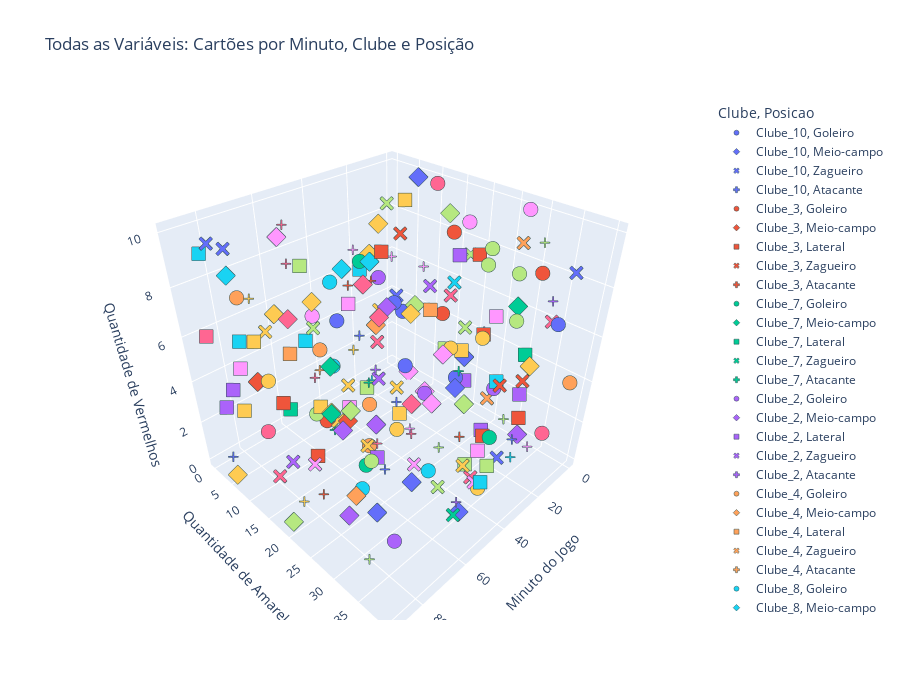

Notebook source saved alongside this figure:
### Code cell
import plotly.express as px
import pandas as pd
import numpy as np

# Dados de exemplo
np.random.seed(42)
n_samples = 200

df = pd.DataFrame({
    'Minuto': np.random.randint(0, 91, n_samples),
    'Qtd_Amarelos': np.random.randint(0, 41, n_samples),
    'Qtd_Vermelhos': np.random.randint(0, 11, n_samples),
    'Clube': np.random.choice([f'Clube_{i}' for i in range(1, 11)], n_samples),
    'Posicao': np.random.choice(['Goleiro', 'Zagueiro', 'Meio-campo', 'Atacante', 'Lateral'], n_samples)
})

fig = px.scatter_3d(df, 
                    x='Minuto',                    # Eixo X
                    y='Qtd_Amarelos',              # Eixo Y
                    z='Qtd_Vermelhos',             # Eixo Z
                    color='Clube',                 # Cor = Clube (45 clubes)
                    symbol='Posicao',              # Símbolo = Posição (5 posições)
                    size_max=15,
                    title='Todas as Variáveis: Cartões por Minuto, Clube e Posição',
                    labels={
                        'Minuto': 'Minuto do Jogo',
                        'Qtd_Amarelos': 'Quantidade de Amarelos',
                        'Qtd_Vermelhos': 'Quantidade de Vermelhos'
                    },
                    height=700)

fig.update_traces(marker=dict(size=5, line=dict(width=0.5, color='DarkSlateGrey')))
fig.show()

### Figure 1 — Plotly figure (JSON) as saved in the notebook; plotly's stock layout.template omitted (floating-point values rounded to 4 significant figures)
{"data": [{"hovertemplate": "Clube=Clube_10<br>Posicao=Goleiro<br>Minuto do Jogo=%{x}<br>Quantidade de Amarelos=%{y}<br>Quantidade de Vermelhos=%{z}<extra></extra>", "legendgroup": "Clube_10, Goleiro", "marker": {"color": "#636efa", "line": {"color": "DarkSlateGrey", "width": 0.5}, "size": 5, "symbol": "circle"}, "mode": "markers", "name": "Clube_10, Goleiro", "scene": "scene", "showlegend": true, "type": "scatter3d", "x": [51, 14, 8, 51, 28, 31], "y": [11, 38, 7, 23, 26, 16], "z": [6, 7, 1, 8, 4, 6]}, {"hovertemplate": "Clube=Clube_10<br>Posicao=Meio-campo<br>Minuto do Jogo=%{x}<br>Quantidade de Amarelos=%{y}<br>Quantidade de Vermelhos=%{z}<extra></extra>", "legendgroup": "Clube_10, Meio-campo", "marker": {"color": "#636efa", "line": {"color": "DarkSlateGrey", "width": 0.5}, "size": 5, "symbol": "diamond"}, "mode": "markers", "name": "Clube_10, Meio-campo", "scene": "scene", "showlegend": true, "type": "scatter3d", "x": [5, 47, 6, 72, 61, 51], "y": [8, 35, 20, 29, 31, 34], "z": [10, 0, 3, 1, 2, 6]}, {"hovertemplate": "Clube=Clube_10<br>Posicao=Zagueiro<br>Minuto do Jogo=%{x}<br>Quantidade de Amarelos=%{y}<br>Quantidade de Vermelhos=%{z}<extra></extra>", "legendgroup": "Clube_10, Zagueiro", "marker": {"color": "#636efa", "line": {"color": "DarkSlateGrey", "width": 0.5}, "size": 5, "symbol": "x"}, "mode": "markers", "name": "Clube_10, Zagueiro", "scene": "scene", "showlegend": true, "type": "scatter3d", "x": [2, 17, 13, 87, 76], "y": [2, 32, 39, 6, 1], "z": [4, 0, 9, 10, 9]}, {"hovertemplate": "Clube=Clube_10<br>Posicao=Atacante<br>Minuto do Jogo=%{x}<br>Quantidade de Amarelos=%{y}<br>Quantidade de Vermelhos=%{z}<extra></extra>", "legendgroup": "Clube_10, Atacante", "marker": {"color": "#636efa", "line": {"color": "DarkSlateGrey", "width": 0.5}, "size": 5, "symbol": "cross"}, "mode": "markers", "name": "Clube_10, Atacante", "scene": "scene", "showlegend": true, "type": "scatter3d", "x": [86, 20, 88, 61, 31], "y": [1, 10, 38, 21, 38], "z": [0, 0, 6, 7, 3]}, {"hovertemplate": "Clube=Clube_3<br>Posicao=Goleiro<br>Minuto do Jogo=%{x}<br>Quantidade de Amarelos=%{y}<br>Quantidade de Vermelhos=%{z}<extra></extra>", "legendgroup": "Clube_3, Goleiro", "marker": {"color": "#EF553B", "line": {"color": "DarkSlateGrey", "width": 0.5}, "size": 5, "symbol": "circle"}, "mode": "markers", "name": "Clube_3, Goleiro", "scene": "scene", "showlegend": true, "type": "scatter3d", "x": [20, 48, 34, 0], "y": [36, 5, 25, 14], "z": [9, 0, 7, 8]}, {"hovertemplate": "Clube=Clube_3<br>Posicao=Meio-campo<br>Minuto do Jogo=%{x}<br>Quantidade de Amarelos=%{y}<br>Quantidade de Vermelhos=%{z}<extra></extra>", "legendgroup": "Clube_3, Meio-campo", "marker": {"color": "#EF553B", "line": {"color": "DarkSlateGrey", "width": 0.5}, "size": 5, "symbol": "diamond"}, "mode": "markers", "name": "Clube_3, Meio-campo", "scene": "scene", "showlegend": true, "type": "scatter3d", "x": [71, 69], "y": [1, 22], "z": [3, 4]}, {"hovertemplate": "Clube=Clube_3<br>Posicao=Lateral<br>Minuto do Jogo=%{x}<br>Quantidade de Amarelos=%{y}<br>Quantidade de Vermelhos=%{z}<extra></extra>", "legendgroup": "Clube_3, Lateral", "marker": {"color": "#EF553B", "line": {"color": "DarkSlateGrey", "width": 0.5}, "size": 5, "symbol": "square"}, "mode": "markers", "name": "Clube_3, Lateral", "scene": "scene", "showlegend": true, "type": "scatter3d", "x": [90, 28, 80, 46, 8, 56, 2], "y": [21, 32, 21, 36, 22, 23, 31], "z": [6, 2, 3, 8, 8, 10, 1]}, {"hovertemplate": "Clube=Clube_3<br>Posicao=Zagueiro<br>Minuto do Jogo=%{x}<br>Quantidade de Amarelos=%{y}<br>Quantidade de Vermelhos=%{z}<extra></extra>", "legendgroup": "Clube_3, Zagueiro", "marker": {"color": "#EF553B", "line": {"color": "DarkSlateGrey", "width": 0.5}, "size": 5, "symbol": "x"}, "mode": "markers", "name": "Clube_3, Zagueiro", "scene": "scene", "showlegend": true, "type": "scatter3d", "x": [21, 0, 3], "y": [32, 2, 31], "z": [4, 7, 3]}, {"hovertemplate": "Clube=Clube_3<br>Posicao=Atacante<br>Minuto do Jogo=%{x}<br>Quantidade de Amarelos=%{y}<br>Quantidade de Vermelhos=%{z}<extra></extra>", "legendgroup": "Clube_3, Atacante", "marker": {"color": "#EF553B", "line": {"color": "DarkSlateGrey", "width": 0.5}, "size": 5, "symbol": "cross"}, "mode": "markers", "name": "Clube_3, Atacante", "scene": "scene", "showlegend": true, "type": "scatter3d", "x": [50, 35, 84, 32, 26], "y": [35, 11, 24, 4, 27], "z": [4, 7, 2, 6, 1]}, {"hovertemplate": "Clube=Clube_7<br>Posicao=Goleiro<br>Minuto do Jogo=%{x}<br>Quantidade de Amarelos=%{y}<br>Quantidade de Vermelhos=%{z}<extra></extra>", "legendgroup": "Clube_7, Goleiro", "marker": {"color": "#00cc96", "line": {"color": "DarkSlateGrey", "width": 0.5}, "size": 5, "symbol": "circle"}, "mode": "markers", "name": "Clube_7, Goleiro", "scene": "scene", "showlegend": true, "type": "scatter3d", "x": [54, 52, 27], "y": [18, 17, 33], "z": [0, 9, 2]}, {"hovertemplate": "Clube=Clube_7<br>Posicao=Meio-campo<br>Minuto do Jogo=%{x}<br>Quantidade de Amarelos=%{y}<br>Quantidade de Vermelhos=%{z}<extra></extra>", "legendgroup": "Clube_7, Meio-campo", "marker": {"color": "#00cc96", "line": {"color": "DarkSlateGrey", "width": 0.5}, "size": 5, "symbol": "diamond"}, "mode": "markers", "name": "Clube_7, Meio-campo", "scene": "scene", "showlegend": true, "type": "scatter3d", "x": [85, 77, 27], "y": [28, 23, 35], "z": [8, 5, 8]}, {"hovertemplate": "Clube=Clube_7<br>Posicao=Lateral<br>Minuto do Jogo=%{x}<br>Quantidade de Amarelos=%{y}<br>Quantidade de Vermelhos=%{z}<extra></extra>", "legendgroup": "Clube_7, Lateral", "marker": {"color": "#00cc96", "line": {"color": "DarkSlateGrey", "width": 0.5}, "size": 5, "symbol": "square"}, "mode": "markers", "name": "Clube_7, Lateral", "scene": "scene", "showlegend": true, "type": "scatter3d", "x": [60, 23], "y": [2, 36], "z": [1, 6]}, {"hovertemplate": "Clube=Clube_7<br>Posicao=Zagueiro<br>Minuto do Jogo=%{x}<br>Quantidade de Amarelos=%{y}<br>Quantidade de Vermelhos=%{z}<extra></extra>", "legendgroup": "Clube_7, Zagueiro", "marker": {"color": "#00cc96", "line": {"color": "DarkSlateGrey", "width": 0.5}, "size": 5, "symbol": "x"}, "mode": "markers", "name": "Clube_7, Zagueiro", "scene": "scene", "showlegend": true, "type": "scatter3d", "x": [62], "y": [39], "z": [2]}, {"hovertemplate": "Clube=Clube_7<br>Posicao=Atacante<br>Minuto do Jogo=%{x}<br>Quantidade de Amarelos=%{y}<br>Quantidade de Vermelhos=%{z}<extra></extra>", "legendgroup": "Clube_7, Atacante", "marker": {"color": "#00cc96", "line": {"color": "DarkSlateGrey", "width": 0.5}, "size": 5, "symbol": "cross"}, "mode": "markers", "name": "Clube_7, Atacante", "scene": "scene", "showlegend": true, "type": "scatter3d", "x": [62, 44, 27], "y": [15, 32, 6], "z": [2, 6, 1]}, {"hovertemplate": "Clube=Clube_2<br>Posicao=Goleiro<br>Minuto do Jogo=%{x}<br>Quantidade de Amarelos=%{y}<br>Quantidade de Vermelhos=%{z}<extra></extra>", "legendgroup": "Clube_2, Goleiro", "marker": {"color": "#ab63fa", "line": {"color": "DarkSlateGrey", "width": 0.5}, "size": 5, "symbol": "circle"}, "mode": "markers", "name": "Clube_2, Goleiro", "scene": "scene", "showlegend": true, "type": "scatter3d", "x": [59, 8, 4, 71], "y": [32, 0, 26, 32], "z": [6, 5, 2, 0]}, {"hovertemplate": "Clube=Clube_2<br>Posicao=Meio-campo<br>Minuto do Jogo=%{x}<br>Quantidade de Amarelos=%{y}<br>Quantidade de Vermelhos=%{z}<extra></extra>", "legendgroup": "Clube_2, Meio-campo", "marker": {"color": "#ab63fa", "line": {"color": "DarkSlateGrey", "width": 0.5}, "size": 5, "symbol": "diamond"}, "mode": "markers", "name": "Clube_2, Meio-campo", "scene": "scene", "showlegend": true, "type": "scatter3d", "x": [1, 73, 89, 78, 65], "y": [31, 23, 32, 32, 28], "z": [0, 4, 3, 6, 9]}, {"hovertemplate": "Clube=Clube_2<br>Posicao=Lateral<br>Minuto do Jogo=%{x}<br>Quantidade de Amarelos=%{y}<br>Quantidade de Vermelhos=%{z}<extra></extra>", "legendgroup": "Clube_2, Lateral", "marker": {"color": "#ab63fa", "line": {"color": "DarkSlateGrey", "width": 0.5}, "size": 5, "symbol": "square"}, "mode": "markers", "name": "Clube_2, Lateral", "scene": "scene", "showlegend": true, "type": "scatter3d", "x": [80, 61, 0, 13, 26, 8, 87], "y": [0, 24, 30, 20, 31, 21, 3], "z": [3, 2, 2, 8, 2, 2, 3]}, {"hovertemplate": "Clube=Clube_2<br>Posicao=Zagueiro<br>Minuto do Jogo=%{x}<br>Quantidade de Amarelos=%{y}<br>Quantidade de Vermelhos=%{z}<extra></extra>", "legendgroup": "Clube_2, Zagueiro", "marker": {"color": "#ab63fa", "line": {"color": "DarkSlateGrey", "width": 0.5}, "size": 5, "symbol": "x"}, "mode": "markers", "name": "Clube_2, Zagueiro", "scene": "scene", "showlegend": true, "type": "scatter3d", "x": [82, 47, 61], "y": [16, 18, 33], "z": [2, 4, 10]}, {"hovertemplate": "Clube=Clube_2<br>Posicao=Atacante<br>Minuto do Jogo=%{x}<br>Quantidade de Amarelos=%{y}<br>Quantidade de Vermelhos=%{z}<extra></extra>", "legendgroup": "Clube_2, Atacante", "marker": {"color": "#ab63fa", "line": {"color": "DarkSlateGrey", "width": 0.5}, "size": 5, "symbol": "cross"}, "mode": "markers", "name": "Clube_2, Atacante", "scene": "scene", "showlegend": true, "type": "scatter3d", "x": [3, 64, 61], "y": [34, 40, 24], "z": [7, 3, 6]}, {"hovertemplate": "Clube=Clube_4<br>Posicao=Goleiro<br>Minuto do Jogo=%{x}<br>Quantidade de Amarelos=%{y}<br>Quantidade de Vermelhos=%{z}<extra></extra>", "legendgroup": "Clube_4, Goleiro", "marker": {"color": "#FFA15A", "line": {"color": "DarkSlateGrey", "width": 0.5}, "size": 5, "symbol": "circle"}, "mode": "markers", "name": "Clube_4, Goleiro", "scene": "scene", "showlegend": true, "type": "scatter3d", "x": [74, 3, 46, 42, 29], "y": [1, 39, 15, 1, 7], "z": [7, 4, 0, 3, 0]}, {"hovertemplate": "Clube=Clube_4<br>Posicao=Meio-campo<br>Minuto do Jogo=%{x}<br>Quantidade de Amarelos=%{y}<br>Quantidade de Vermelhos=%{z}<extra></extra>", "legendgroup": "Clube_4, Meio-campo", "marker": {"color": "#FFA15A", "line": {"color": "DarkSlateGrey", "width": 0.5}, "size": 5, "symbol": "diamond"}, "mode": "markers", "name": "Clube_4, Meio-campo", "scene": "scene", "showlegend": true, "type": "scatter3d", "x": [88, 14], "y": [33, 2], "z": [4, 3]}, {"hovertemplate": "Clube=Clube_4<br>Posicao=Lateral<br>Minuto do Jogo=%{x}<br>Quantidade de Amarelos=%{y}<br>Quantidade de Vermelhos=%{z}<extra></extra>", "legendgroup": "Clube_4, Lateral", "marker": {"color": "#FFA15A", "line": {"color": "DarkSlateGrey", "width": 0.5}, "size": 5, "symbol": "square"}, "mode": "markers", "name": "Clube_4, Lateral", "scene": "scene", "showlegend": true, "type": "scatter3d", "x": [58, 74], "y": [32, 13], "z": [9, 6]}, {"hovertemplate": "Clube=Clube_4<br>Posicao=Zagueiro<br>Minuto do Jogo=%{x}<br>Quantidade de Amarelos=%{y}<br>Quantidade de Vermelhos=%{z}<extra></extra>", "legendgroup": "Clube_4, Zagueiro", "marker": {"color": "#FFA15A", "line": {"color": "DarkSlateGrey", "width": 0.5}, "size": 5, "symbol": "x"}, "mode": "markers", "name": "Clube_4, Zagueiro", "scene": "scene", "showlegend": true, "type": "scatter3d", "x": [1, 7], "y": [24, 29], "z": [1, 9]}, {"hovertemplate": "Clube=Clube_4<br>Posicao=Atacante<br>Minuto do Jogo=%{x}<br>Quantidade de Amarelos=%{y}<br>Quantidade de Vermelhos=%{z}<extra></extra>", "legendgroup": "Clube_4, Atacante", "marker": {"color": "#FFA15A", "line": {"color": "DarkSlateGrey", "width": 0.5}, "size": 5, "symbol": "cross"}, "mode": "markers", "name": "Clube_4, Atacante", "scene": "scene", "showlegend": true, "type": "scatter3d", "x": [58], "y": [10], "z": [4]}, {"hovertemplate": "Clube=Clube_8<br>Posicao=Goleiro<br>Minuto do Jogo=%{x}<br>Quantidade de Amarelos=%{y}<br>Quantidade de Vermelhos=%{z}<extra></extra>", "legendgroup": "Clube_8, Goleiro", "marker": {"color": "#19d3f3", "line": {"color": "DarkSlateGrey", "width": 0.5}, "size": 5, "symbol": "circle"}, "mode": "markers", "name": "Clube_8, Goleiro", "scene": "scene", "showlegend": true, "type": "scatter3d", "x": [74, 40, 35, 61], "y": [27, 26, 1, 15], "z": [2, 0, 6, 5]}, {"hovertemplate": "Clube=Clube_8<br>Posicao=Meio-campo<br>Minuto do Jogo=%{x}<br>Quantidade de Amarelos=%{y}<br>Quantidade de Vermelhos=%{z}<extra></extra>", "legendgroup": "Clube_8, Meio-campo", "marker": {"color": "#19d3f3", "line": {"color": "DarkSlateGrey", "width": 0.5}, "size": 5, "symbol": "diamond"}, "mode": "markers", "name": "Clube_8, Meio-campo", "scene": "scene", "showlegend": true, "type": "scatter3d", "x": [50, 59, 85], "y": [18, 17, 8], "z": [9, 9, 9]}, {"hovertemplate": "Clube=Clube_8<br>Posicao=Lateral<br>Minuto do Jogo=%{x}<br>Quantidade de Amarelos=%{y}<br>Quantidade de Vermelhos=%{z}<extra></extra>", "legendgroup": "Clube_8, Lateral", "marker": {"color": "#19d3f3", "line": {"color": "DarkSlateGrey", "width": 0.5}, "size": 5, "symbol": "square"}, "mode": "markers", "name": "Clube_8, Lateral", "scene": "scene", "showlegend": true, "type": "scatter3d", "x": [20, 53, 32, 50, 83, 88], "y": [31, 40, 7, 2, 0, 11], "z": [4, 3, 7, 4, 9, 7]}, {"hovertemplate": "Clube=Clube_8<br>Posicao=Zagueiro<br>Minuto do Jogo=%{x}<br>Quantidade de Amarelos=%{y}<br>Quantidade de Vermelhos=%{z}<extra></extra>", "legendgroup": "Clube_8, Zagueiro", "marker": {"color": "#19d3f3", "line": {"color": "DarkSlateGrey", "width": 0.5}, "size": 5, "symbol": "x"}, "mode": "markers", "name": "Clube_8, Zagueiro", "scene": "scene", "showlegend": true, "type": "scatter3d", "x": [29], "y": [25], "z": [8]}, {"hovertemplate": "Clube=Clube_8<br>Posicao=Atacante<br>Minuto do Jogo=%{x}<br>Quantidade de Amarelos=%{y}<br>Quantidade de Vermelhos=%{z}<extra></extra>", "legendgroup": "Clube_8, Atacante", "marker": {"color": "#19d3f3", "line": {"color": "DarkSlateGrey", "width": 0.5}, "size": 5, "symbol": "cross"}, "mode": "markers", "name": "Clube_8, Atacante", "scene": "scene", "showlegend": true, "type": "scatter3d", "x": [38, 17], "y": [40, 2], "z": [3, 0]}, {"hovertemplate": "Clube=Clube_9<br>Posicao=Goleiro<br>Minuto do Jogo=%{x}<br>Quantidade de Amarelos=%{y}<br>Quantidade de Vermelhos=%{z}<extra></extra>", "legendgroup": "Clube_9, Goleiro", "marker": {"color": "#FF6692", "line": {"color": "DarkSlateGrey", "width": 0.5}, "size": 5, "symbol": "circle"}, "mode": "markers", "name": "Clube_9, Goleiro", "scene": "scene", "showlegend": true, "type": "scatter3d", "x": [79, 3, 5], "y": [8, 36, 12], "z": [2, 1, 10]}, {"hovertemplate": "Clube=Clube_9<br>Posicao=Meio-campo<br>Minuto do Jogo=%{x}<br>Quantidade de Amarelos=%{y}<br>Quantidade de Vermelhos=%{z}<extra></extra>", "legendgroup": "Clube_9, Meio-campo", "marker": {"color": "#FF6692", "line": {"color": "DarkSlateGrey", "width": 0.5}, "size": 5, "symbol": "diamond"}, "mode": "markers", "name": "Clube_9, Meio-campo", "scene": "scene", "showlegend": true, "type": "scatter3d", "x": [87, 70, 61, 57], "y": [22, 29, 22, 29], "z": [9, 9, 9, 5]}, {"hovertemplate": "Clube=Clube_9<br>Posicao=Lateral<br>Minuto do Jogo=%{x}<br>Quantidade de Amarelos=%{y}<br>Quantidade de Vermelhos=%{z}<extra></extra>", "legendgroup": "Clube_9, Lateral", "marker": {"color": "#FF6692", "line": {"color": "DarkSlateGrey", "width": 0.5}, "size": 5, "symbol": "square"}, "mode": "markers", "name": "Clube_9, Lateral", "scene": "scene", "showlegend": true, "type": "scatter3d", "x": [87], "y": [1], "z": [6]}, {"hovertemplate": "Clube=Clube_9<br>Posicao=Zagueiro<br>Minuto do Jogo=%{x}<br>Quantidade de Amarelos=%{y}<br>Quantidade de Vermelhos=%{z}<extra></extra>", "legendgroup": "Clube_9, Zagueiro", "marker": {"color": "#FF6692", "line": {"color": "DarkSlateGrey", "width": 0.5}, "size": 5, "symbol": "x"}, "mode": "markers", "name": "Clube_9, Zagueiro", "scene": "scene", "showlegend": true, "type": "scatter3d", "x": [41, 14, 39, 36, 89], "y": [15, 37, 34, 27, 17], "z": [5, 7, 1, 8, 2]}, {"hovertemplate": "Clube=Clube_9<br>Posicao=Atacante<br>Minuto do Jogo=%{x}<br>Quantidade de Amarelos=%{y}<br>Quantidade de Vermelhos=%{z}<extra></extra>", "legendgroup": "Clube_9, Atacante", "marker": {"color": "#FF6692", "line": {"color": "DarkSlateGrey", "width": 0.5}, "size": 5, "symbol": "cross"}, "mode": "markers", "name": "Clube_9, Atacante", "scene": "scene", "showlegend": true, "type": "scatter3d", "x": [52, 63, 52, 62, 58], "y": [0, 25, 27, 11, 4], "z": [9, 3, 3, 4, 8]}, {"hovertemplate": "Clube=Clube_1<br>Posicao=Goleiro<br>Minuto do Jogo=%{x}<br>Quantidade de Amarelos=%{y}<br>Quantidade de Vermelhos=%{z}<extra></extra>", "legendgroup": "Clube_1, Goleiro", "marker": {"color": "#B6E880", "line": {"color": "DarkSlateGrey", "width": 0.5}, "size": 5, "symbol": "circle"}, "mode": "markers", "name": "Clube_1, Goleiro", "scene": "scene", "showlegend": true, "type": "scatter3d", "x": [33, 61, 25, 34, 76, 12], "y": [32, 10, 34, 37, 30, 25], "z": [10, 2, 9, 8, 4, 8]}, {"hovertemplate": "Clube=Clube_1<br>Posicao=Meio-campo<br>Minuto do Jogo=%{x}<br>Quantidade de Amarelos=%{y}<br>Quantidade de Vermelhos=%{z}<extra></extra>", "legendgroup": "Clube_1, Meio-campo", "marker": {"color": "#B6E880", "line": {"color": "DarkSlateGrey", "width": 0.5}, "size": 5, "symbol": "diamond"}, "mode": "markers", "name": "Clube_1, Meio-campo", "scene": "scene", "showlegend": true, "type": "scatter3d", "x": [37, 59, 89, 79, 22], "y": [31, 30, 19, 28, 21], "z": [4, 9, 0, 6, 10]}, {"hovertemplate": "Clube=Clube_1<br>Posicao=Lateral<br>Minuto do Jogo=%{x}<br>Quantidade de Amarelos=%{y}<br>Quantidade de Vermelhos=%{z}<extra></extra>", "legendgroup": "Clube_1, Lateral", "marker": {"color": "#B6E880", "line": {"color": "DarkSlateGrey", "width": 0.5}, "size": 5, "symbol": "square"}, "mode": "markers", "name": "Clube_1, Lateral", "scene": "scene", "showlegend": true, "type": "scatter3d", "x": [43, 77, 7, 22, 23], "y": [34, 19, 16, 3, 32], "z": [2, 10, 3, 0, 0]}, {"hovertemplate": "Clube=Clube_1<br>Posicao=Zagueiro<br>Minuto do Jogo=%{x}<br>Quantidade de Amarelos=%{y}<br>Quantidade de Vermelhos=%{z}<extra></extra>", "legendgroup": "Clube_1, Zagueiro", "marker": {"color": "#B6E880", "line": {"color": "DarkSlateGrey", "width": 0.5}, "size": 5, "symbol": "x"}, "mode": "markers", "name": "Clube_1, Zagueiro", "scene": "scene", "showlegend": true, "type": "scatter3d", "x": [1, 14, 10, 70, 51], "y": [18, 5, 21, 39, 5], "z": [4, 9, 8, 4, 5]}, {"hovertemplate": "Clube=Clube_1<br>Posicao=Atacante<br>Minuto do Jogo=%{x}<br>Quantidade de Amarelos=%{y}<br>Quantidade de Vermelhos=%{z}<extra></extra>", "legendgroup": "Clube_1, Atacante", "marker": {"color": "#B6E880", "line": {"color": "DarkSlateGrey", "width": 0.5}, "size": 5, "symbol": "cross"}, "mode": "markers", "name": "Clube_1, Atacante", "scene": "scene", "showlegend": true, "type": "scatter3d", "x": [2, 61, 86, 34, 43], "y": [31, 15, 34, 37, 29], "z": [9, 2, 1, 4, 2]}, {"hovertemplate": "Clube=Clube_6<br>Posicao=Goleiro<br>Minuto do Jogo=%{x}<br>Quantidade de Amarelos=%{y}<br>Quantidade de Vermelhos=%{z}<extra></extra>", "legendgroup": "Clube_6, Goleiro", "marker": {"color": "#FF97FF", "line": {"color": "DarkSlateGrey", "width": 0.5}, "size": 5, "symbol": "circle"}, "mode": "markers", "name": "Clube_6, Goleiro", "scene": "scene", "showlegend": true, "type": "scatter3d", "x": [46, 6, 2], "y": [2, 19, 28], "z": [5, 9, 10]}, {"hovertemplate": "Clube=Clube_6<br>Posicao=Meio-campo<br>Minuto do Jogo=%{x}<br>Quantidade de Amarelos=%{y}<br>Quantidade de Vermelhos=%{z}<extra></extra>", "legendgroup": "Clube_6, Meio-campo", "marker": {"color": "#FF97FF", "line": {"color": "DarkSlateGrey", "width": 0.5}, "size": 5, "symbol": "diamond"}, "mode": "markers", "name": "Clube_6, Meio-campo", "scene": "scene", "showlegend": true, "type": "scatter3d", "x": [1, 59, 71, 61, 41], "y": [5, 3, 39, 34, 25], "z": [0, 9, 9, 6, 4]}, {"hovertemplate": "Clube=Clube_6<br>Posicao=Lateral<br>Minuto do Jogo=%{x}<br>Quantidade de Amarelos=%{y}<br>Quantidade de Vermelhos=%{z}<extra></extra>", "legendgroup": "Clube_6, Lateral", "marker": {"color": "#FF97FF", "line": {"color": "DarkSlateGrey", "width": 0.5}, "size": 5, "symbol": "square"}, "mode": "markers", "name": "Clube_6, Lateral", "scene": "scene", "showlegend": true, "type": "scatter3d", "x": [61, 77, 11, 36, 43], "y": [19, 1, 27, 5, 36], "z": [8, 4, 6, 0, 3]}, {"hovertemplate": "Clube=Clube_6<br>Posicao=Zagueiro<br>Minuto do Jogo=%{x}<br>Quantidade de Amarelos=%{y}<br>Quantidade de Vermelhos=%{z}<extra></extra>", "legendgroup": "Clube_6, Zagueiro", "marker": {"color": "#FF97FF", "line": {"color": "DarkSlateGrey", "width": 0.5}, "size": 5, "symbol": "x"}, "mode": "markers", "name": "Clube_6, Zagueiro", "scene": "scene", "showlegend": true, "type": "scatter3d", "x": [75, 83, 40], "y": [37, 22, 35], "z": [5, 3, 1]}, {"hovertemplate": "Clube=Clube_6<br>Posicao=Atacante<br>Minuto do Jogo=%{x}<br>Quantidade de Amarelos=%{y}<br>Quantidade de Vermelhos=%{z}<extra></extra>", "legendgroup": "Clube_6, Atacante", "marker": {"color": "#FF97FF", "line": {"color": "DarkSlateGrey", "width": 0.5}, "size": 5, "symbol": "cross"}, "mode": "markers", "name": "Clube_6, Atacante", "scene": "scene", "showlegend": true, "type": "scatter3d", "x": [43, 23, 33, 4, 41, 43], "y": [23, 1, 32, 34, 24, 19], "z": [2, 7, 7, 0, 9, 9]}, {"hovertemplate": "Clube=Clube_5<br>Posicao=Goleiro<br>Minuto do Jogo=%{x}<br>Quantidade de Amarelos=%{y}<br>Quantidade de Vermelhos=%{z}<extra></extra>", "legendgroup": "Clube_5, Goleiro", "marker": {"color": "#FECB52", "line": {"color": "DarkSlateGrey", "width": 0.5}, "size": 5, "symbol": "circle"}, "mode": "markers", "name": "Clube_5, Goleiro", "scene": "scene", "showlegend": true, "type": "scatter3d", "x": [61, 59, 87, 34, 26], "y": [28, 40, 16, 34, 24], "z": [4, 9, 6, 0, 5]}, {"hovertemplate": "Clube=Clube_5<br>Posicao=Meio-campo<br>Minuto do Jogo=%{x}<br>Quantidade de Amarelos=%{y}<br>Quantidade de Vermelhos=%{z}<extra></extra>", "legendgroup": "Clube_5, Meio-campo", "marker": {"color": "#FECB52", "line": {"color": "DarkSlateGrey", "width": 0.5}, "size": 5, "symbol": "diamond"}, "mode": "markers", "name": "Clube_5, Meio-campo", "scene": "scene", "showlegend": true, "type": "scatter3d", "x": [63, 21, 49, 14, 88, 70, 90, 27], "y": [31, 4, 4, 3, 20, 19, 5, 38], "z": [9, 7, 6, 8, 9, 4, 0, 6]}, {"hovertemplate": "Clube=Clube_5<br>Posicao=Lateral<br>Minuto do Jogo=%{x}<br>Quantidade de Amarelos=%{y}<br>Quantidade de Vermelhos=%{z}<extra></extra>", "legendgroup": "Clube_5, Lateral", "marker": {"color": "#FECB52", "line": {"color": "DarkSlateGrey", "width": 0.5}, "size": 5, "symbol": "square"}, "mode": "markers", "name": "Clube_5, Lateral", "scene": "scene", "showlegend": true, "type": "scatter3d", "x": [32, 89, 7, 64, 14, 78], "y": [16, 10, 6, 13, 22, 7], "z": [1, 4, 9, 3, 4, 6]}, {"hovertemplate": "Clube=Clube_5<br>Posicao=Zagueiro<br>Minuto do Jogo=%{x}<br>Quantidade de Amarelos=%{y}<br>Quantidade de Vermelhos=%{z}<extra></extra>", "legendgroup": "Clube_5, Zagueiro", "marker": {"color": "#FECB52", "line": {"color": "DarkSlateGrey", "width": 0.5}, "size": 5, "symbol": "x"}, "mode": "markers", "name": "Clube_5, Zagueiro", "scene": "scene", "showlegend": true, "type": "scatter3d", "x": [57, 72, 53, 13, 87, 44, 71], "y": [23, 6, 18, 7, 32, 34, 21], "z": [8, 6, 1, 0, 8, 2, 4]}, {"hovertemplate": "Clube=Clube_5<br>Posicao=Atacante<br>Minuto do Jogo=%{x}<br>Quantidade de Amarelos=%{y}<br>Quantidade de Vermelhos=%{z}<extra></extra>", "legendgroup": "Clube_5, Atacante", "marker": {"color": "#FECB52", "line": {"color": "DarkSlateGrey", "width": 0.5}, "size": 5, "symbol": "cross"}, "mode": "markers", "name": "Clube_5, Atacante", "scene": "scene", "showlegend": true, "type": "scatter3d", "x": [81, 88, 50], "y": [17, 15, 14], "z": [0, 9, 5]}], "layout": {"height": 700, "legend": {"title": {"text": "Clube, Posicao"}, "tracegroupgap": 0}, "scene": {"domain": {"x": [0, 1], "y": [0, 1]}, "xaxis": {"title": {"text": "Minuto do Jogo"}}, "yaxis": {"title": {"text": "Quantidade de Amarelos"}}, "zaxis": {"title": {"text": "Quantidade de Vermelhos"}}}, "title": {"text": "Todas as Variáveis: Cartões por Minuto, Clube e Posição"}}}
